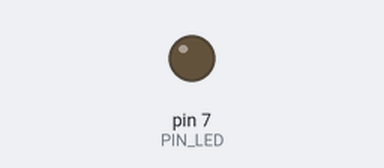
A sketch run on a simulated Arduino Uno, built with avr-gcc and run on an emulated ATmega328P. Parts: output pins drawn as LEDs (lit = HIGH). Dashed ring = blinking. At 2.0 s the program stops and its outputs stay as they are.

Above: at 0.5 s.
At 1.85 s:
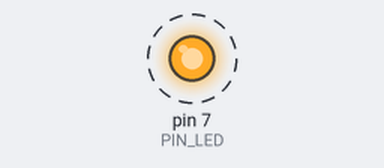
Timing chart, 0 to 3.0 s (numbered marks = the images above):
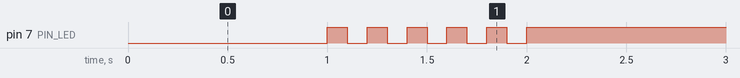

Measured:
- by itself, pin 7 (PIN_LED): alternates HIGH for 0.10 s and LOW for 0.10 s, 11 changes in all, then stays HIGH

The sketch:

05_practice_2.ino
```cpp
#define PIN_LED 7
void setup() {
  // put your setup code here, to run once:
  pinMode(PIN_LED, OUTPUT);
}

void loop() {
  // LED를 키고 1초 대기:
  digitalWrite(PIN_LED, 0);
  delay(1000);

  // 1초 동안 LED가 5번 깜빡임:
  for (int i = 0; i < 5; i++) {
    digitalWrite(PIN_LED, 1);
    delay(100);
    digitalWrite(PIN_LED, 0);
    delay(100);
  }

  // LED를 꺼진 상태로 유지 시킴:
  digitalWrite(PIN_LED, 1);
  while (true) {
  //무한 루프
  }
}
```
